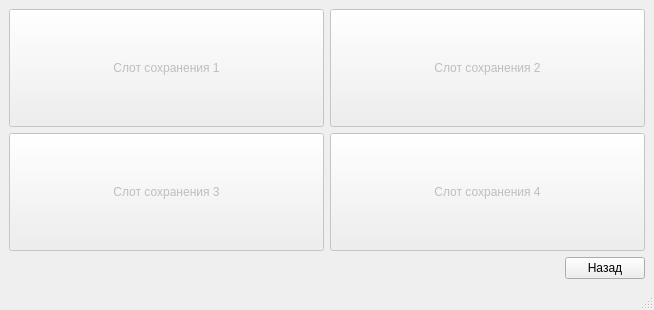
<?xml version="1.0" encoding="UTF-8"?>
<ui version="4.0">
 <class>Saves</class>
 <widget class="QMainWindow" name="Saves">
  <property name="geometry">
   <rect>
    <x>0</x>
    <y>0</y>
    <width>654</width>
    <height>310</height>
   </rect>
  </property>
  <property name="sizePolicy">
   <sizepolicy hsizetype="Fixed" vsizetype="Fixed">
    <horstretch>0</horstretch>
    <verstretch>0</verstretch>
   </sizepolicy>
  </property>
  <property name="windowTitle">
   <string>Сохраненные игры</string>
  </property>
  <widget class="QWidget" name="centralwidget">
   <layout class="QVBoxLayout" name="verticalLayout">
    <item>
     <layout class="QGridLayout" name="gridLayout">
      <item row="1" column="2">
       <widget class="QPushButton" name="Save4">
        <property name="enabled">
         <bool>false</bool>
        </property>
        <property name="sizePolicy">
         <sizepolicy hsizetype="Preferred" vsizetype="Expanding">
          <horstretch>0</horstretch>
          <verstretch>0</verstretch>
         </sizepolicy>
        </property>
        <property name="text">
         <string>Слот сохранения 4</string>
        </property>
       </widget>
      </item>
      <item row="0" column="1">
       <widget class="QPushButton" name="Save1">
        <property name="enabled">
         <bool>false</bool>
        </property>
        <property name="sizePolicy">
         <sizepolicy hsizetype="Preferred" vsizetype="Expanding">
          <horstretch>0</horstretch>
          <verstretch>0</verstretch>
         </sizepolicy>
        </property>
        <property name="text">
         <string>Слот сохранения 1</string>
        </property>
       </widget>
      </item>
      <item row="1" column="1">
       <widget class="QPushButton" name="Save3">
        <property name="enabled">
         <bool>false</bool>
        </property>
        <property name="sizePolicy">
         <sizepolicy hsizetype="Preferred" vsizetype="Expanding">
          <horstretch>0</horstretch>
          <verstretch>0</verstretch>
         </sizepolicy>
        </property>
        <property name="text">
         <string>Слот сохранения 3</string>
        </property>
       </widget>
      </item>
      <item row="0" column="2">
       <widget class="QPushButton" name="Save2">
        <property name="enabled">
         <bool>false</bool>
        </property>
        <property name="sizePolicy">
         <sizepolicy hsizetype="Preferred" vsizetype="Expanding">
          <horstretch>0</horstretch>
          <verstretch>0</verstretch>
         </sizepolicy>
        </property>
        <property name="text">
         <string>Слот сохранения 2</string>
        </property>
       </widget>
      </item>
     </layout>
    </item>
    <item>
     <widget class="QPushButton" name="BackToMainMenu">
      <property name="sizePolicy">
       <sizepolicy hsizetype="Fixed" vsizetype="Fixed">
        <horstretch>0</horstretch>
        <verstretch>0</verstretch>
       </sizepolicy>
      </property>
      <property name="layoutDirection">
       <enum>Qt::RightToLeft</enum>
      </property>
      <property name="text">
       <string>Назад</string>
      </property>
     </widget>
    </item>
   </layout>
  </widget>
  <widget class="QMenuBar" name="menubar">
   <property name="geometry">
    <rect>
     <x>0</x>
     <y>0</y>
     <width>654</width>
     <height>17</height>
    </rect>
   </property>
  </widget>
  <widget class="QStatusBar" name="statusbar"/>
 </widget>
 <resources/>
 <connections/>
</ui>
